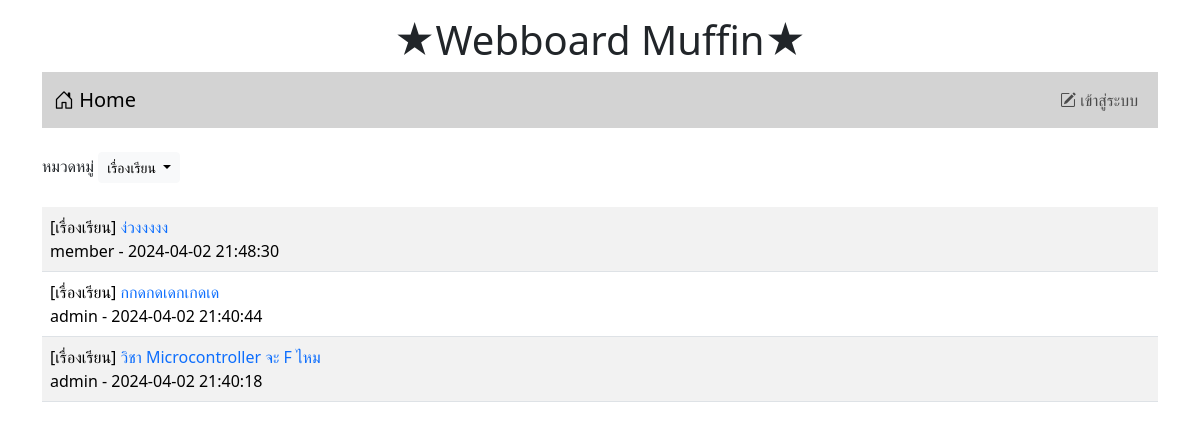
/index.php?catid=2, run on the app's committed database.
### tables this page shows
CREATE TABLE `category` (
  `id` int(11) NOT NULL,
  `name` varchar(32) NOT NULL
);

CREATE TABLE `post` (
  `id` int(11) NOT NULL,
  `title` varchar(128) NOT NULL,
  `content` varchar(2048) NOT NULL,
  `post_date` datetime NOT NULL,
  `cat_id` int(11) NOT NULL,
  `user_id` int(11) NOT NULL
);

CREATE TABLE `user` (
  `id` int(11) NOT NULL,
  `login` varchar(32) NOT NULL,
  `password` varchar(64) NOT NULL,
  `name` varchar(64) NOT NULL,
  `gender` char(1) NOT NULL,
  `email` varchar(32) NOT NULL,
  `role` char(1) NOT NULL
);

### index.php (the view, shortened to what this page needs)
<!DOCTYPE html>
<html lang="en">
<head>
    <link href="https://cdn.jsdelivr.net/npm/bootstrap@5.3.2/dist/css/bootstrap.min.css" rel="stylesheet">
    <link rel="stylesheet" href="https://cdn.jsdelivr.net/npm/bootstrap-icons@1.11.3/font/bootstrap-icons.min.css">
</head>
<body>
    <div class="container-lg">
        <h1 style="text-align: center;" class="mt-3">★Webboard Muffin★</h1>
        <?php include("nav.php") ?>
        <div class="mt-4 d-flex justify-content-between">
            <div>
                <label>หมวดหมู่</label>
                <span class="dropdown">
                    <?php
                        if (isset($_GET['catid']) && !empty($_GET['catid'])){
                            $conn = new PDO("mysql:host=localhost;dbname=webboard;charset=utf8", "root", "");
                            $sql = "SELECT * FROM category as c
                                    WHERE c.id = {$_GET['catid']}";
                            foreach ($conn->query($sql) as $row) {
                        ?>
                            <button class="btn btn-light btn-sm dropdown-toggle" type="button" data-bs-toggle="dropdown" aria-expanded="false">
                                <?=$row['name']?>
                            </button>
                        <?php
                            }
                        }else{
                        ?>
                            <button class="btn btn-light btn-sm dropdown-toggle" type="button" data-bs-toggle="dropdown" aria-expanded="false">
                                --ทั้งหมด--
                            </button>
                        <?php
                        }
                    ?>
                </span>
            </div>
        </div>
        <table class="table table-striped mt-4">
            <?php
            $conn = new PDO("mysql:host=localhost;dbname=webboard;charset=utf8", "root", "");
            $sql = "SELECT t3.name, t1.title, t1.id, t2.login,t1.user_id , t1.post_date FROM post AS t1
                INNER JOIN user AS t2 ON (t1.user_id=t2.id)
                INNER JOIN category AS t3 ON (t1.cat_id=t3.id)";
            if (isset($_GET['catid']) && !empty($_GET['catid'])) {
                $category_id = $_GET['catid'];
                $sql .= " WHERE t1.cat_id = $category_id";
            }
            $sql .= " ORDER BY t1.post_date DESC";
            $result = $conn->query($sql);
            while ($row = $result->fetch()) {
                echo "<tr>
                        <td class='d-flex justify-content-between'>
                            <div>  [{$row['name']}]
                                <a href='post.php?id={$row['id']}' style='text-decoration:none'> {$row['title']} </a>
                                <br>
                                {$row['login']} - {$row['post_date']}  </div>  ";
                echo "</td> </tr>";
            }
            ?>
        </table>
    </div>
</body>
</html>

### data on the page
category: name "เรื่องเรียน"
post: category.name "เรื่องเรียน", title "ง่วงงงงง", user.login "member", post_date "2024-04-02 21:48:30"
post: category.name "เรื่องเรียน", title "กกดกดเดกเกดเด", user.login "admin", post_date "2024-04-02 21:40:44"
post: category.name "เรื่องเรียน", title "วิชา Microcontroller จะ F ไหม", user.login "admin", post_date "2024-04-02 21:40:18"
